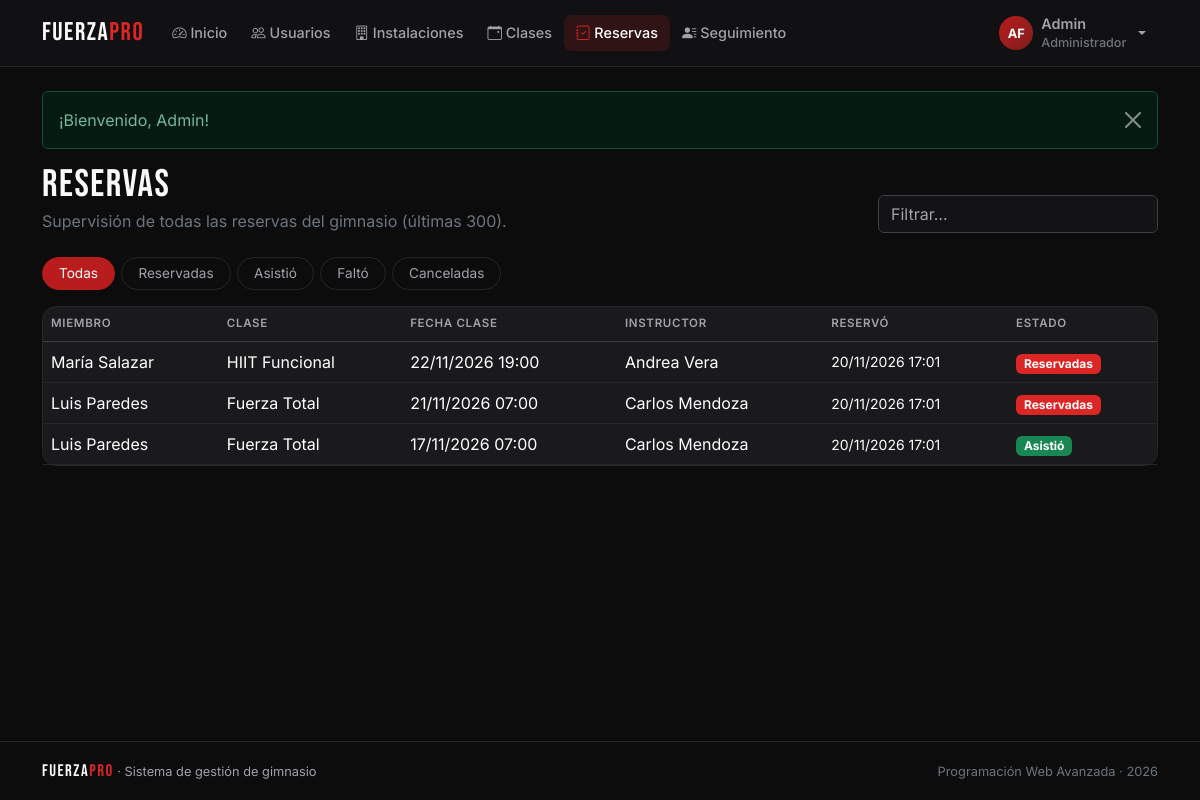
/index.php?r=reservas/index (signed in), run on the app's committed database.
### tables this page shows
CREATE TABLE reservas (
  id            INT AUTO_INCREMENT PRIMARY KEY,
  id_miembro    INT      NOT NULL,
  id_clase      INT      NOT NULL,
  fecha_reserva DATETIME NOT NULL DEFAULT CURRENT_TIMESTAMP,
  estado        ENUM('Reservada','Asistio','Falto','Cancelada') NOT NULL DEFAULT 'Reservada',
  UNIQUE KEY uq_reserva (id_miembro, id_clase),
  CONSTRAINT fk_reservas_miembro FOREIGN KEY (id_miembro) REFERENCES usuarios(id) ON DELETE CASCADE,
  CONSTRAINT fk_reservas_clase   FOREIGN KEY (id_clase)   REFERENCES clases(id)   ON DELETE CASCADE
);

CREATE TABLE clases (
  id             INT AUTO_INCREMENT PRIMARY KEY,
  nombre         VARCHAR(50)  NOT NULL,
  tipo           VARCHAR(30)  NOT NULL,
  descripcion    VARCHAR(255) NULL,
  id_instructor  INT          NOT NULL,
  id_instalacion INT          NOT NULL,
  fecha_hora     DATETIME     NOT NULL,
  duracion_min   INT          NOT NULL DEFAULT 60,
  cupo           INT          NOT NULL DEFAULT 20,
  estado         ENUM('Programada','Cancelada') NOT NULL DEFAULT 'Programada',
  INDEX idx_clases_fecha (fecha_hora),
  CONSTRAINT fk_clases_instructor  FOREIGN KEY (id_instructor)  REFERENCES usuarios(id),
  CONSTRAINT fk_clases_instalacion FOREIGN KEY (id_instalacion) REFERENCES instalaciones(id)
);

### core/Router.php (called while the page is built, shortened)
<?php
class Router
{
    public static function dispatch(string $ruta): void
    {
        if (!preg_match('#^([a-z]+)/([a-z]+)$#', $ruta, $m)) {
            self::noEncontrado();
        }
        [, $nombre, $accion] = $m;
        (new $clase())->$accion();
    }
}

### index.php (called while the page is built, shortened)
<?php
require __DIR__ . '/core/helpers.php';
require __DIR__ . '/core/Database.php';
require __DIR__ . '/core/Model.php';
require __DIR__ . '/core/Controller.php';
require __DIR__ . '/core/Router.php';
Router::dispatch(is_string($_GET['r'] ?? null) ? $_GET['r'] : '');

### core/helpers.php (called while the page is built, shortened)
<?php
function e($valor): string
{
    return htmlspecialchars((string) ($valor ?? ''), ENT_QUOTES, 'UTF-8');
}
function url(string $ruta = 'inicio/index', array $params = []): string
{
    $params = array_merge(['r' => $ruta], $params);
    return 'index.php?' . http_build_query($params);
}
function fecha(?string $valor, bool $conHora = false): string
{
    $t = strtotime($valor);
    return $conHora ? date('d/m/Y H:i', $t) : date('d/m/Y', $t);
}

### core/Database.php (called while the page is built, shortened)
<?php
class Database
{
    private static ?PDO $pdo = null;
    public static function get(): PDO
    {
        if (self::$pdo === null) {
            $dsn = 'mysql:host=' . DB_HOST . ';port=' . DB_PORT
                 . ';dbname=' . DB_NAME . ';charset=utf8mb4';
            try {
                self::$pdo = new PDO($dsn, DB_USER, DB_PASS, [
                    PDO::ATTR_ERRMODE            => PDO::ERRMODE_EXCEPTION,
                    PDO::ATTR_DEFAULT_FETCH_MODE => PDO::FETCH_ASSOC,
                    PDO::ATTR_EMULATE_PREPARES   => false,
                ]);
                self::$pdo->exec("SET time_zone = '" . date('P') . "'");
            } catch (PDOException $e) {
                http_response_code(500);
                $detalle = DEBUG ? '<br><small>' . htmlspecialchars($e->getMessage()) . '</small>' : '';
                exit('<h3 style="font-family:sans-serif">No se pudo conectar a la base de datos.'
                    . ' Revise config/config.php e importe gimnasio.sql.' . $detalle . '</h3>');
            }
        }
        return self::$pdo;
    }
}

### core/Model.php (called while the page is built, shortened)
<?php
abstract class Model
{
    protected static function db(): PDO
    {
        return Database::get();
    }
    protected static function query(string $sql, array $params = []): PDOStatement
    {
        $st = self::db()->prepare($sql);
        $st->execute($params);
        return $st;
    }
}

### models/Reserva.php (called while the page is built, shortened)
<?php
class Reserva extends Model
{
    public static function todas(string $estado = ''): array
    {
        $sql = "SELECT r.*, c.nombre AS clase, c.fecha_hora,
                       CONCAT(m.nombre, ' ', m.apellido) AS miembro,
                       CONCAT(u.nombre, ' ', u.apellido) AS instructor
                  FROM reservas r
                  JOIN clases c   ON c.id = r.id_clase
                  JOIN usuarios m ON m.id = r.id_miembro
                  JOIN usuarios u ON u.id = c.id_instructor";
        $p = [];
        return self::query($sql . ' ORDER BY c.fecha_hora DESC LIMIT 300', $p)->fetchAll();
    }
}

### views/reservas/admin.php (the view, shortened to what this page needs)
<?php
$estados = ['' => 'Todas', 'Reservada' => 'Reservadas', 'Asistio' => 'Asistió', 'Falto' => 'Faltó', 'Cancelada' => 'Canceladas'];
$color = ['Reservada' => 'danger', 'Asistio' => 'success', 'Falto' => 'warning', 'Cancelada' => 'secondary'];
?>
<div class="fp-page-head">
  <div>
    <h1 class="fp-title">Reservas</h1>
    <p class="text-secondary mb-0">Supervisión de todas las reservas del gimnasio (últimas 300).</p>
  </div>
  <input type="search" class="form-control fp-search" data-filtrar-tabla="tablaReservas" placeholder="Filtrar…" aria-label="Filtrar tabla">
</div>
<ul class="nav nav-pills fp-pills mb-3">
  <?php foreach ($estados as $k => $txt): ?>
    <li class="nav-item"><a class="nav-link <?= $estado === $k ? 'active' : '' ?>" href="<?= url('reservas/index', array_filter(['estado' => $k])) ?>"><?= $txt ?></a></li>
  <?php endforeach; ?>
</ul>
<div class="card fp-card"><div class="table-responsive">
  <table class="table table-hover align-middle mb-0" id="tablaReservas">
    <thead><tr><th>Miembro</th><th>Clase</th><th>Fecha clase</th><th class="d-none d-md-table-cell">Instructor</th><th class="d-none d-lg-table-cell">Reservó</th><th>Estado</th></tr></thead>
    <tbody>
    <?php foreach ($reservas as $r): ?>
      <tr>
        <td><?= e($r['miembro']) ?></td>
        <td><?= e($r['clase']) ?></td>
        <td class="text-nowrap"><?= fecha($r['fecha_hora'], true) ?></td>
        <td class="d-none d-md-table-cell"><?= e($r['instructor']) ?></td>
        <td class="d-none d-lg-table-cell small"><?= fecha($r['fecha_reserva'], true) ?></td>
        <td><span class="badge text-bg-<?= $color[$r['estado']] ?>"><?= e($estados[$r['estado']] ?? $r['estado']) ?></span></td>
      </tr>
    <?php endforeach; ?>
    </tbody>
  </table>
</div></div>

### assets/css/styles.css (style rules this page uses)
:root { --fp-bg: #0c0c0d; --fp-sur: #131315; --fp-card: #1a1a1d; --fp-brd: #27272a; --fp-brd2: #3f3f46; --fp-acc: #b91c1c; --fp-acch: #dc2626; --fp-txt: #fafafa; --fp-txt2: #a1a1aa; --fp-ok: #22c55e; --fp-radio: 14px; }
[data-bs-theme="dark"] { --bs-body-bg: var(--fp-bg); --bs-body-color: var(--fp-txt); --bs-secondary-color: var(--fp-txt2); --bs-border-color: var(--fp-brd); --bs-tertiary-bg: var(--fp-sur); --bs-body-font-family: 'Inter', system-ui, sans-serif; --bs-danger: var(--fp-acch); --bs-danger-rgb: 220, 38, 38; --bs-link-color-rgb: 250, 250, 250; }
.form-control, .form-select { background-color: var(--fp-sur); border-color: var(--fp-brd2); }
.table { --bs-table-bg: transparent; --bs-table-hover-bg: rgba(255,255,255,.03); margin-bottom: 0; }
.table > thead th { font-size: .72rem; text-transform: uppercase; letter-spacing: .06em; color: var(--fp-txt2); font-weight: 600; border-bottom-color: var(--fp-brd2); }
body { min-height: 100vh; display: flex; flex-direction: column; -webkit-font-smoothing: antialiased; }
.fp-logo, .fp-title, .fp-display, .fp-stat-value { font-family: 'Bebas Neue', sans-serif; letter-spacing: 1.5px; }
.fp-title { font-size: clamp(1.8rem, 4vw, 2.4rem); margin-bottom: .2rem; line-height: 1.05; }
.fp-page-head { display: flex; flex-wrap: wrap; justify-content: space-between; align-items: flex-end; gap: 1rem; margin-bottom: 1.5rem; }
.fp-card { background: var(--fp-card); border: 1px solid var(--fp-brd); border-radius: var(--fp-radio); color: var(--fp-txt); transition: border-color .2s, transform .2s; }
.fp-pills { gap: .4rem; flex-wrap: nowrap; overflow-x: auto; scrollbar-width: none; }
.fp-pills .nav-link { color: var(--fp-txt2); border: 1px solid var(--fp-brd); border-radius: 999px; padding: .35rem 1rem; font-size: .85rem; white-space: nowrap; position: relative; }
.fp-pills .nav-link.active { background: var(--fp-acc); border-color: var(--fp-acc); color: #fff; }
.fp-search { max-width: 280px; }
.fp-main > * { animation: aparecer .35s ease both; }

### data on the page
reservas: miembro "María Salazar", id_clase.nombre "HIIT Funcional", id_clase.fecha_hora "22/11/2026 19:00", instructor "Andrea Vera", fecha_reserva "20/11/2026 17:01", estado "Reservadas"
reservas: miembro "Luis Paredes", id_clase.nombre "Fuerza Total", id_clase.fecha_hora "21/11/2026 07:00", instructor "Carlos Mendoza", fecha_reserva "20/11/2026 17:01", estado "Reservadas"
reservas: miembro "Luis Paredes", id_clase.nombre "Fuerza Total", id_clase.fecha_hora "17/11/2026 07:00", instructor "Carlos Mendoza", fecha_reserva "20/11/2026 17:01", estado "Asistió"

### other printed values
$texto "Inicio"
$texto "Usuarios"
$texto "Instalaciones"
$texto "Clases"
$texto "Reservas"
$texto "Seguimiento"
iniciales($usuario['nombre'], $usuario['apellido']) "AF"
$usuario['nombre'] "Admin"
$usuario['rol'] "Administrador"
$f['mensaje'] "¡Bienvenido, Admin!"
$txt "Todas"
$txt "Reservadas"
$txt "Asistió"
$txt "Faltó"
$txt "Canceladas"
